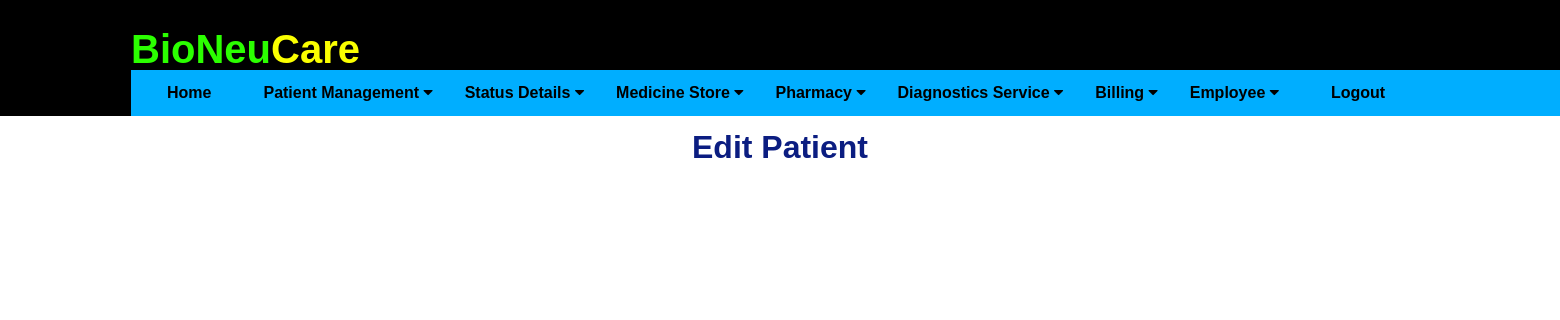
Before: /editpatientdetail/1 (signed in) with the older database file.
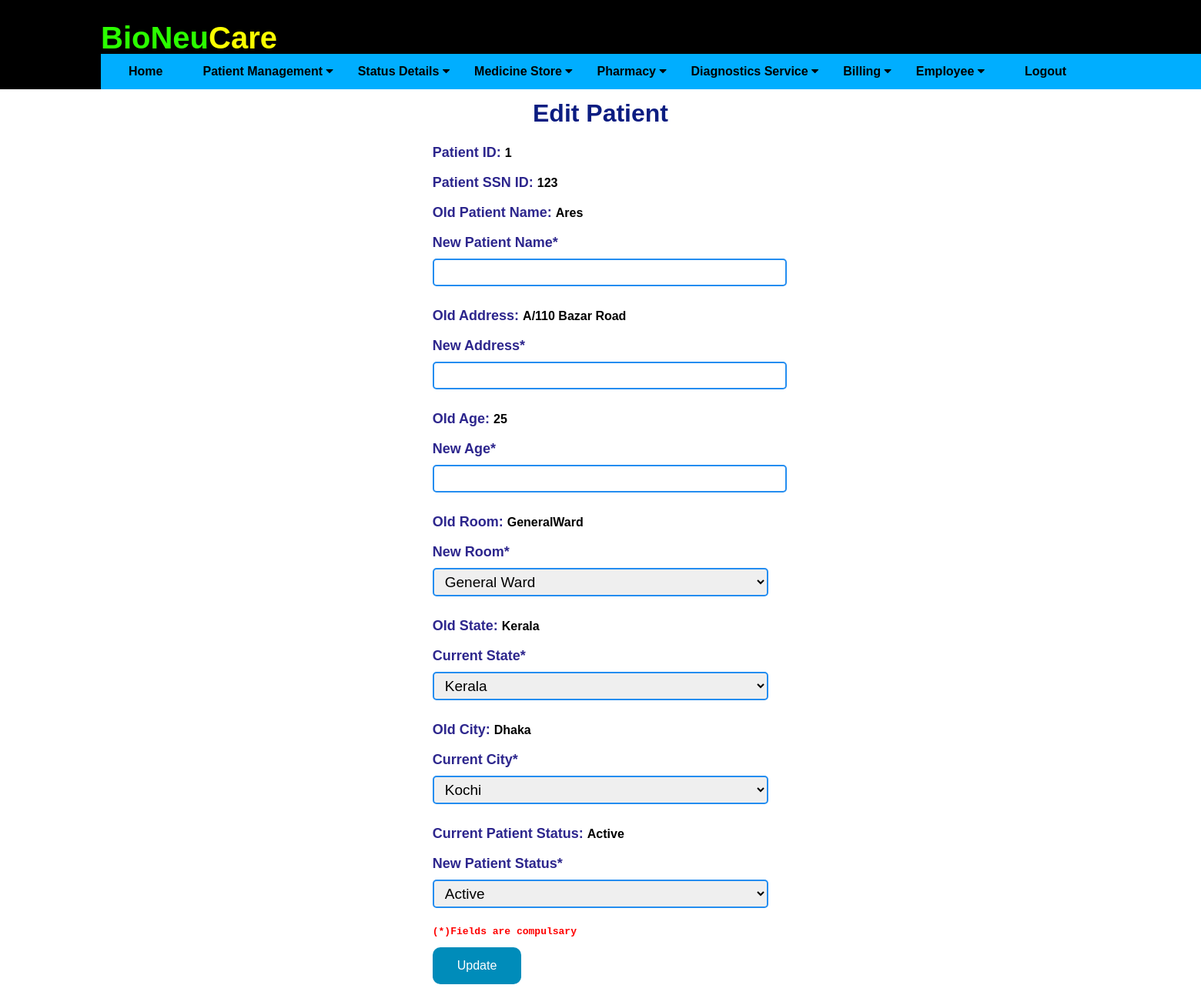
After: the same page with the newer database file.
### application/db.py (models this page shows)
class Patients(db.Model):
    __tablename__ = 'patients'
    id = db.Column(db.Integer, primary_key=True)
    ssn_id = db.Column(db.Integer)
    pname = db.Column(db.String(20), nullable=False)
    age = db.Column(db.Integer)
    date = db.Column(db.DateTime, default=datetime.now)
    ldate = db.Column(db.DateTime, default=datetime.now)
    tbed = db.Column(db.String(10))
    address = db.Column(db.String(20))
    city = db.Column(db.String(20))
    state = db.Column(db.String(20))
    status = db.Column(db.String(20))

### application/routes.py (the view, shortened to what this page needs)
@app.route('/editpatientdetail/<id>', methods=['GET', 'POST'])
def editpatientdetail(id):
    print("id is : ", id)
    if session.get('username') or session.get('recepUsername'):
        print(datetime.now())
        editpat = Patients.query.filter_by( id = id )
        return render_template('editpatientdetail.html', editpat = editpat)
    else:
        return "<h1>You do not have permission to perform this action. Please go back</h1>"

### application/templates/editpatientdetail.html (shortened to what this page needs)
{% extends "layout.html" %}
{% block content %}
<div class="form1">
    <h1 style="color: rgb(11, 29, 129); text-align: center;">Edit Patient </h1>
    {% for edit in editpat %}
    <form action="" method="POST">
        <label for="id">Patient ID:   </label> <b>{{ edit.id }}</b> <br><br>
        <label for="ssn id">Patient SSN ID: </label> <b> {{ edit.ssn_id }} </b> <br><br>
        <label for="Name">Old Patient Name:   </label> <b>{{ edit.pname }}</b> <br><br>
        <label for="New customer Name*">New Patient Name*</label>
        <input type="text" class="text1" id="npname" name="npname" required><br><br>
        <label for="Old Address">Old Address:  </label> <b>{{ edit.address }}</b> <br><br>
        <label for="New Address*">New Address*</label>
        <input type="text" class="text1" id="naddress" name="naddress" required><br><br>
        <label for="Old Age">Old Age:  </label> <b>{{ edit.age }}</b> <br><br>
        <label for="New Age*">New Age*</label>
        <input type="number" class="text1" id="nage" name="nage" min="0"  maxlength="2" required><br><br>
        <label for="Old Address">Old Room:  </label><b> {{ edit.tbed }}</b> <br><br>
        <label for="Bed">New Room*</label>
                <select id="tbed" class="text1" name="tbed">
                    <option value="GeneralWard">General Ward</option>
                </select><br><br>
                <label for="Old Address">Old State:  </label> <b> {{ edit.state }}</b> <br><br>
        <label for="state">Current State*</label>
                <select id="nstate" class="text1" name="nstate">
                    <option value="Kerala">Kerala</option>
                </select><br><br>
        <label for="Old Address">Old City:  </label> <b> {{ edit.city }}</b> <br><br>
        <label for="City">Current City*</label>
                <select id="ncity" class="text1" name="ncity">
                    <option value="Kochi">Kochi</option>
                </select><br><br>
        <label for="Old Address">Current Patient Status:  </label> <b>{{ edit.status }}</b> <br><br>
        <label for="status">New Patient Status*</label>
        <select id="status" class="text1" name="status">
            <option value="Active">Active</option>
        </select>
        <pre>(*)Fields are compulsary</pre>
        <button type="submit" class="button" >Update</button>
    </form>
    {% endfor %}
</div>
{% endblock %}

Changed rows visible on the page:
added Patients: id "1", ssn_id "123", pname "Ares", address "A/110 Bazar Road", age "25", tbed "GeneralWard", state "Kerala", city "Dhaka", status "Active"
